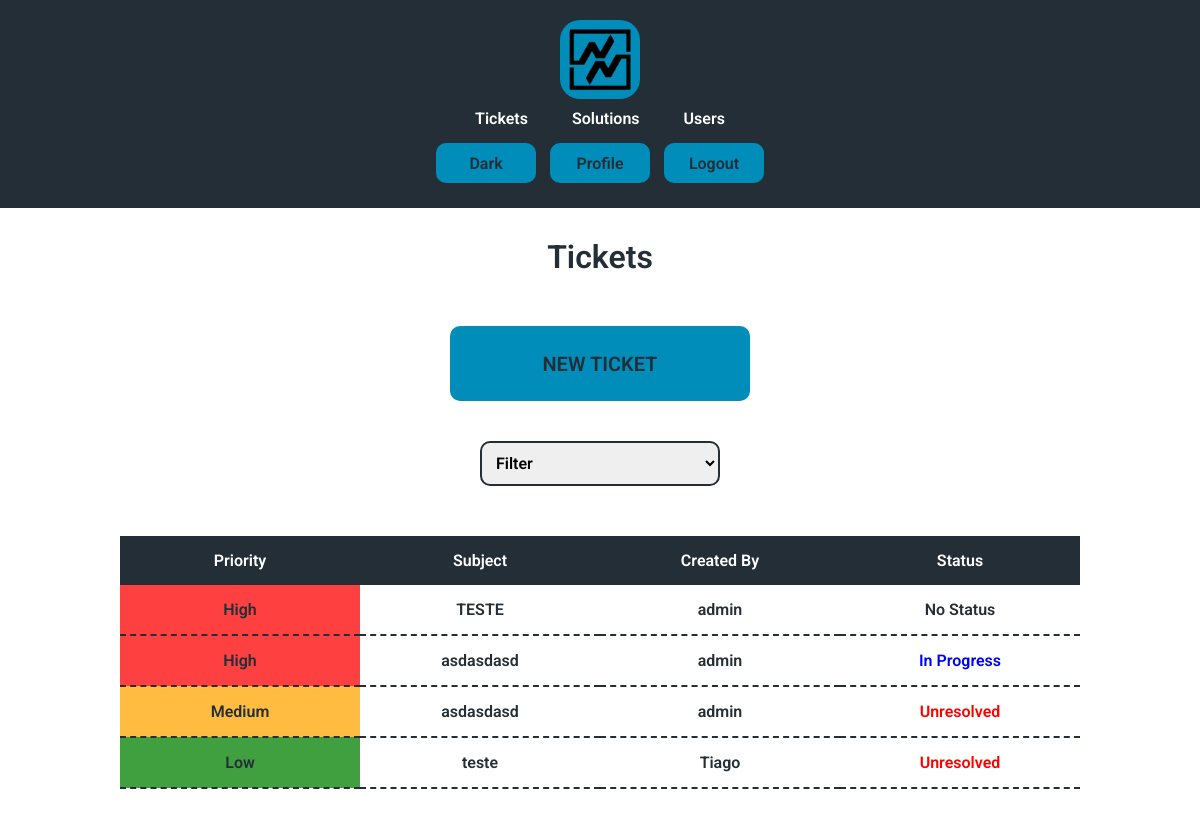
Before: /tickets (signed in) with the older database file.
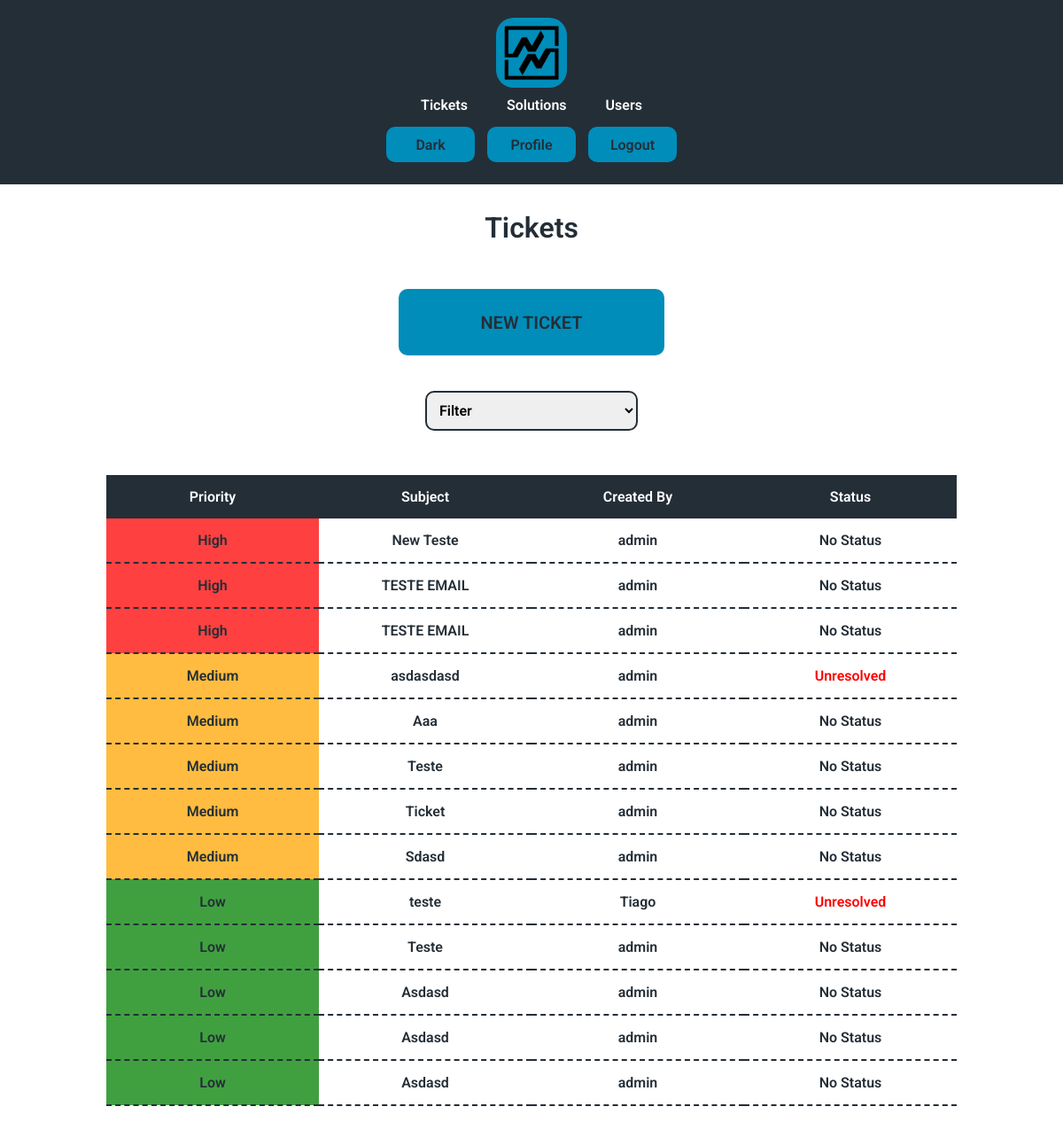
After: the same page with the newer database file.
### tables this page shows
CREATE TABLE tickets (
id INTEGER PRIMARY KEY AUTOINCREMENT NOT NULL,
subject TEXT NOT NULL,
creator INTEGER,
description TEXT,
status INTEGER DEFAULT 0 NOT NULL,
priority INTEGER DEFAULT 0 NOT NULL,
time TIMESTAMP DEFAULT CURRENT_TIMESTAMP,
FOREIGN KEY(creator) REFERENCES users(id)
ON DELETE SET NULL
ON UPDATE NO ACTION
);

CREATE TABLE users (id INTEGER PRIMARY KEY AUTOINCREMENT NOT NULL, name TEXT NOT NULL, hash TEXT NOT NULL, permission INTEGER DEFAULT 4 NOT NULL, active BLOB DEFAULT 0 NOT NULL, email TEXT NOT NULL);

### app.py (the view, shortened to what this page needs)
@app.route("/tickets", methods=["GET", "POST"])
@login_required
def tickets():
    if session.get("permission") < 3:
        tickets = db.execute(
            """
            SELECT tickets.id, tickets.subject, tickets.status, tickets.priority,
            users.name AS creator_name FROM tickets
            LEFT JOIN users ON tickets.creator = users.id
            WHERE tickets.status < 5 ORDER BY priority DESC, time ASC
            """
            )
        return render_template("tickets.html", tickets = tickets, status = ticketStatus, priority = priority)

### app.py (called while the page is built)
def login_required(f):
    @wraps(f)
    def decorated_function(*args, **kwargs):
        if not session.get("user_id"):
            return redirect("/") # Redirect to the login page or wherever necessary
        return f(*args, **kwargs)  # Proceed with the actual route if logged in
    return decorated_function

### templates/tickets.html (shortened to what this page needs)
{% extends "layout.html" %}
{% block h1 %}<h1>Tickets</h1>{% endblock %}
{% block body %}
    {% if session.get("permission") < 4 %}
    <form class="margin" action="/newticket">
    <button type="submit" class="enter">NEW TICKET</button>
    </form>
    <form class="margin" action="/tickets" method="post">
    <select id="status" name="status" onchange="clickButton()">
        <option hidden disabled value="" selected>Filter</option>
    </select>
    </form>
    {% endif %}
    <div class="main">
    <table class="select">
        <thead>
            <tr>
                <th>Priority</th>
                <th>Subject</th>
                <th class="none">Created By</th>
                <th>Status</th>
            </tr>
        </thead>
        <tbody>
            {% for ticket in tickets %}
            <tr onclick="clickButtonID('{{ ticket['id'] }}')">
                <td class="{{ priority[ticket['priority']] }}"> {{ priority[ticket["priority"]] }}</td>
                <td> {{ ticket["subject"] }}</td>
                {% if ticket["creator_name"] %}
                <td class="none"> {{ ticket["creator_name"] }}</td>
                {% else %}
                <td></td>
                {% endif %}
                <td class="status{{ ticket['status'] }}"> {{ status[ticket["status"]] }}</td>
            </tr>
            {% endfor %}
        </tbody>
    </table>
</div>
{% endblock %}

### templates/layout.html (shortened to what this page needs)
<!DOCTYPE HTML>
<html lang="en">
    <head>
        <link rel="stylesheet" href=".\static\styles.css">
    </head>
    <body>
      <header class="desktop">
        <a href="/" onclick="setDefault()"><img class="logo" src=".\static\images\d3.png" alt="logo"></a>
        {% if session.get("user_id") and session.get('permission') != 5 %}
        <nav>
          <ul class="nav_links">
            <li><a href="/tickets" onclick="changeActiveLink(event)" id="ticketID">Tickets</a></li>
            <li><a href="/solutions" onclick="changeActiveLink(event)" id="solutionID">Solutions</a></li>
            {% if session.get("permission") < 2 %}
            <li><a href="/users" onclick="changeActiveLink(event)" id="userID">Users</a></li>
            {% endif %}
          </ul>
        </nav>
        <div class="nav_button">
          <button onclick="toggleMode()" id="theme"></button>
          <a href="/profile"><button onclick="removesDefault()">Profile</button></a>
          <a href="/logout"><button onclick="logout()">Logout</button></a>
      </div>
        {% elif session.get('permission') == 5 %}
        <div class="nav_button">
          <button onclick="toggleMode()" id="theme"></button>
          <a href="/profile"><button onclick="removesDefault()">Profile</button></a>
          <a href="/logout"><button onclick="logout()">Logout</button></a>
      </div>
        {% else %}
        <div class="nav_button">
          <button onclick="toggleMode()" id="theme"></button>
          <a href="/register"><button>Register</button></a>
          <a href="/"><button>Login</button></a>
      </div>
        {% endif %}
      </header>
      <div class="body">
        {% block h1 %}{% endblock %}
        {% block body %}{% endblock %}
      </div>
    </body>
</html>

### static/styles.css (style rules this page uses)
.Light { --color1: #242e37; --color2: #ffffff; --color3: #e1e3e4; --color4: #242e37; --color5: #008dba; --colorextra: #ffffff; --font: "Roboto", sans-serif; }
* { font-family: var(--font); box-sizing: border-box; margin: 0; padding: 0; font-weight: 600; --font-color: var(--color1); --background-color: var(--color2); --nav-color: var(--color4); --navfont-color: var(--colorextra); --button-color: var(--color5); --buttonfont-color: var(--color4); --hover-color: var(--color3); --hoverfont-color: var(--color4); --logo-color: var(--color5); --linkhover-color: var(--color5); --tab-color: var(--color4); --tabfont-color: var(--colorextra); --tabhover-color: var(--color5); --tabhoverfont-color: var(--color4); --disabled-color: var(--color4); --disabledfont-color: var(--color3); --placeholder-color: var(--color4); --aler-color: var(--color5); --active-color: var(--color1); --activefont-color: var(--color5); --border-color: var(--color5); }
html { background-color: var(--background-color); color: var(--font-color); }
.desktop { background-color: var(--nav-color); color: var(--navfont-color); display: flex; justify-content: space-between; align-items: center; padding: 10px 10%; }
.body { padding: 10px 10%; text-align: center; }
header a { color: var(--navfont-color); text-decoration: none; }
body { transition: background-color 0.5s, color 0.3s; }
.nav_links li { display: inline-block; padding: 0 20px; }
.nav_links li a { transition: all 0.3s ease 0s; }
button { background-color: var(--button-color); color: var(--buttonfont-color); border: none; border-radius: 10px; cursor: pointer; transition: all 0.5s ease 0s; width: 100px; height: 40px; font-size: 16px; margin: 5px; }
.enter { margin-top: 30px; margin-bottom: 10px; font-size: 20px; width: 300px; height: 75px; }
.logo { margin: 0px 110px; width: 80px; height: auto; background-color: var(--logo-color); border-radius: 20px; padding: 5px 5px; transition: all 1s ease 0s; }
.main { margin: 40px 0 40px 0; }
.margin { margin: 20px 0 20px; }
table { width: 100%; border-collapse: collapse; text-align: center; table-layout: fixed; margin: 20px 0 20px 0; }
td { padding: 15px 0px; border-bottom: 2px dashed var(--tab-color); }
th { background-color: var(--tab-color); padding: 15px 0px; transition: all 0.5s ease 0s; color: var(--tabfont-color); }
h1 { margin: 20px 0 20px; }
input, select, textarea { width: 25%; min-width: 200px; padding: 10px; margin: 10px 0px; border: 2px solid var(--font-color); border-radius: 10px; font-size: 16px; }
.Medium { background-color: rgba(255, 166, 0, 0.75); }
.High { background-color: rgba(255, 0, 0, 0.75); }
.Low { background-color: rgba(0, 128, 0, 0.75); }
.status4 { color: red; }
@media (max-width: 1300px) { .nav_links, .nav_button { display: block; margin: 10px auto; text-align: center; } }
@media (max-width: 1300px) { .desktop { display: block; align-items: center; } }
@media (max-width: 1300px) { .logo { display: block; margin-left: auto; margin-right: auto; margin-top: 10px; margin-bottom: 10px; } }
@media (max-width: 1300px) { td { width: 50%; } }

Changed rows visible on the page:
removed tickets: priority "High", subject "TESTE", creator_name "admin", status "No Status"
removed tickets: priority "High", subject "asdasdasd", creator_name "admin", status "In Progress"
added tickets: priority "High", subject "New Teste", creator_name "admin", status "No Status"
added tickets: priority "High", subject "TESTE EMAIL", creator_name "admin", status "No Status"
added tickets: priority "High", subject "TESTE EMAIL", creator_name "admin", status "No Status"
added tickets: priority "Medium", subject "Aaa", creator_name "admin", status "No Status"
added tickets: priority "Medium", subject "Teste", creator_name "admin", status "No Status"
added tickets: priority "Medium", subject "Ticket", creator_name "admin", status "No Status"
added tickets: priority "Medium", subject "Sdasd", creator_name "admin", status "No Status"
added tickets: priority "Low", subject "Teste", creator_name "admin", status "No Status"
added tickets: priority "Low", subject "Asdasd", creator_name "admin", status "No Status"
added tickets: priority "Low", subject "Asdasd", creator_name "admin", status "No Status"
added tickets: priority "Low", subject "Asdasd", creator_name "admin", status "No Status"
